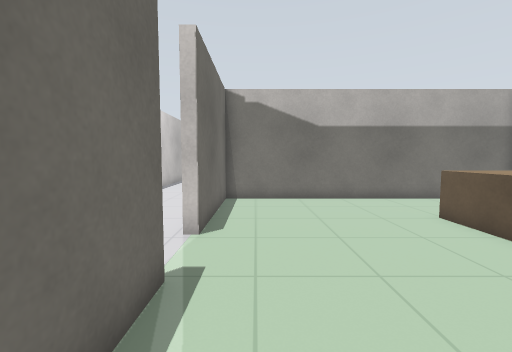
View 1 (above)

24 first-person views from a walk through a Gazebo world. The camera is 0.94 m above the floor, tilts 4° down and sees 90° across. The floor is counted in squares, 0.5 m on a side. Each view is taken from the middle of a square. On the plan, view 1 faces up. The plan holds only what a view shows up to about 15 squares ahead; the rest is blank.

View 2
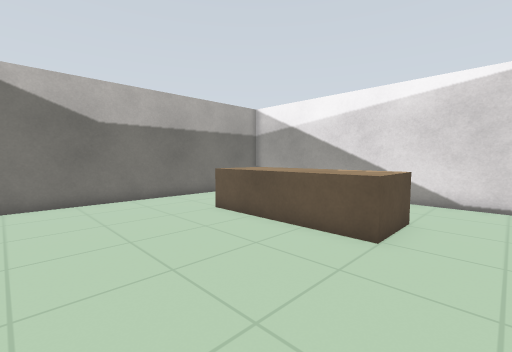

View 3
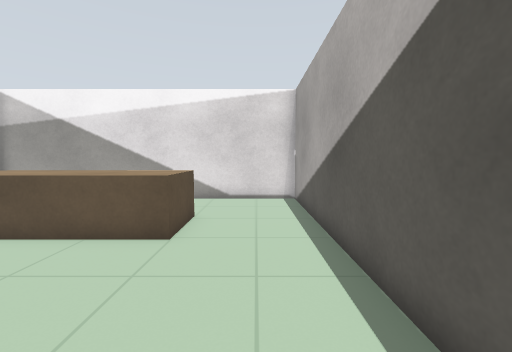

View 4
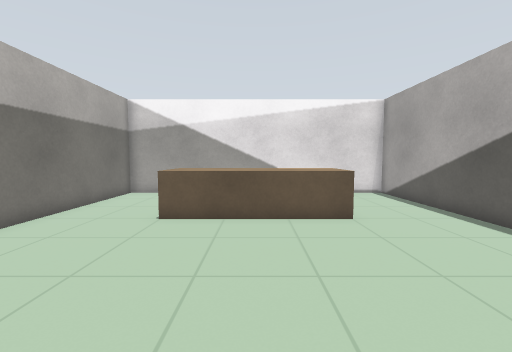

View 5
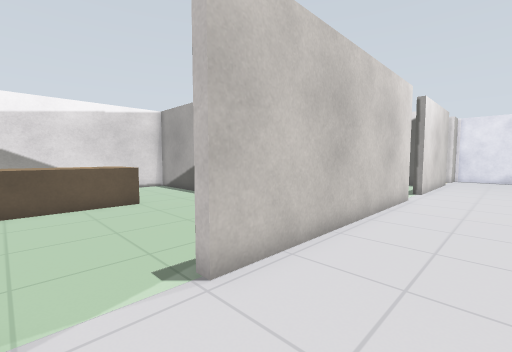

View 6
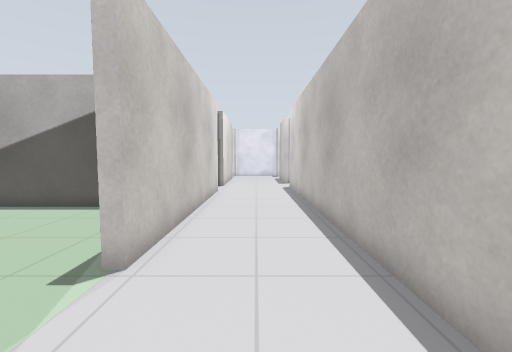

View 7
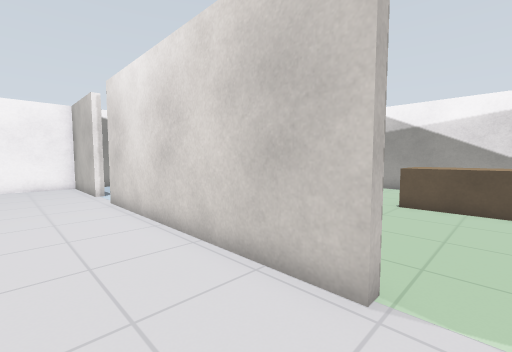

View 8
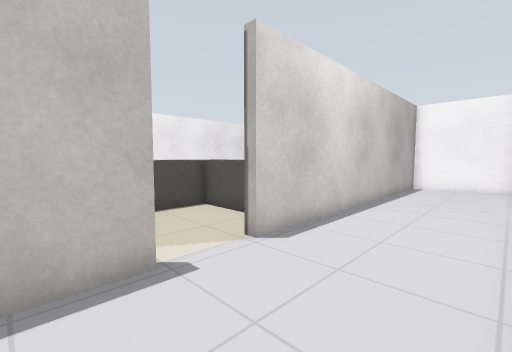

View 9
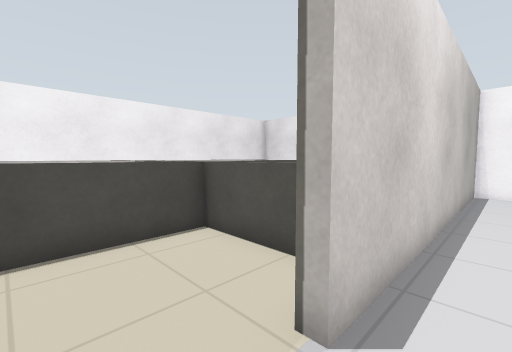

View 10
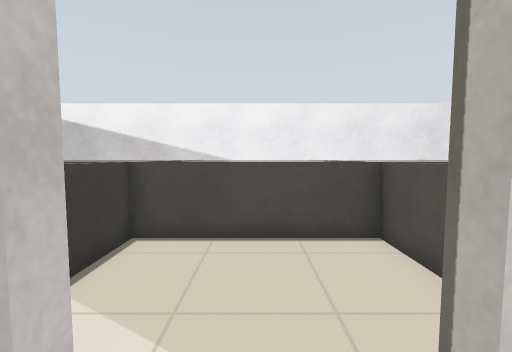

View 11
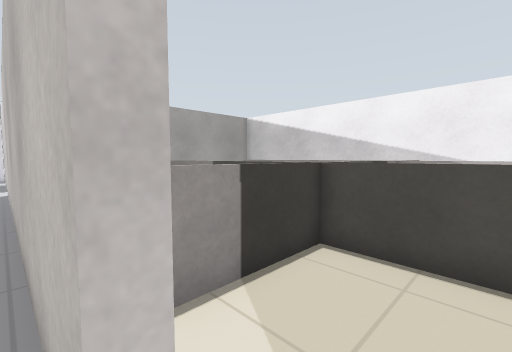

View 12
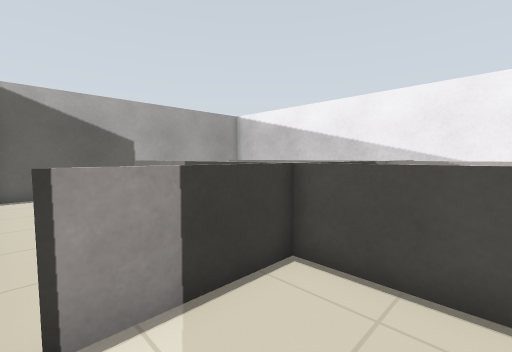

View 13
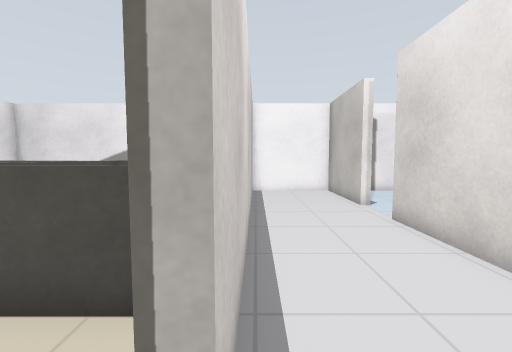

View 14
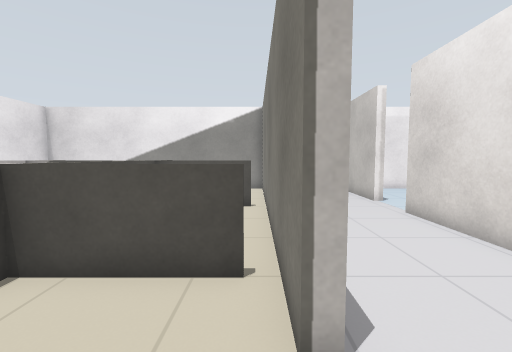

View 15
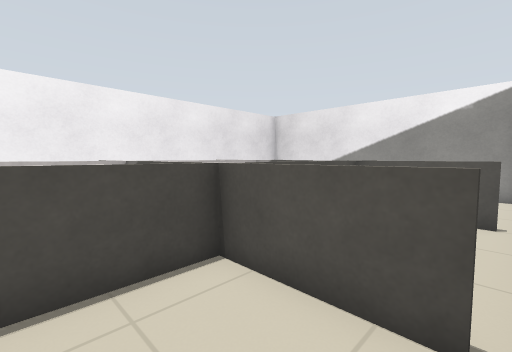

View 16
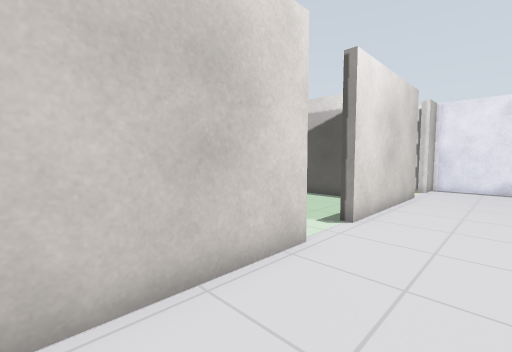

View 17
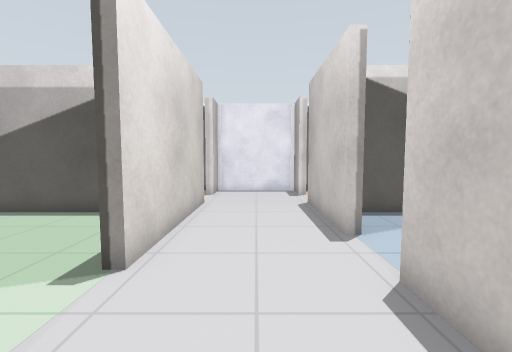

View 18
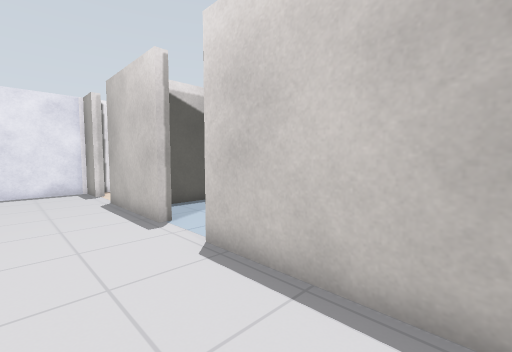

View 19
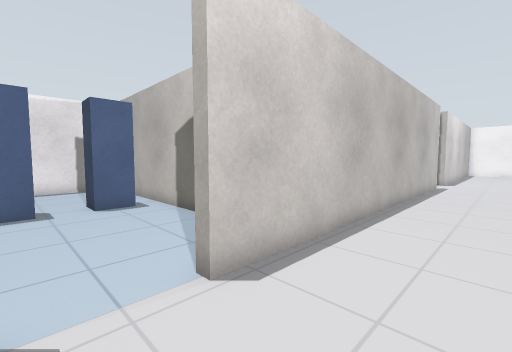

View 20
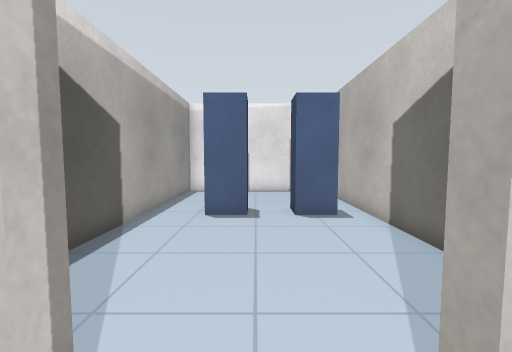

View 21
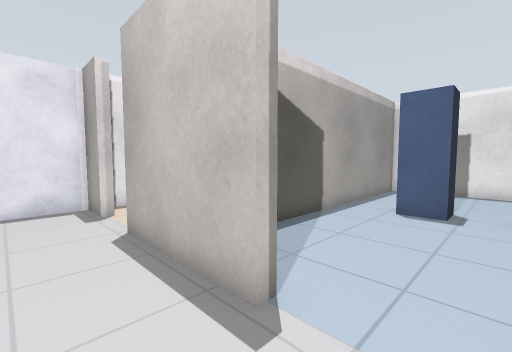

View 22
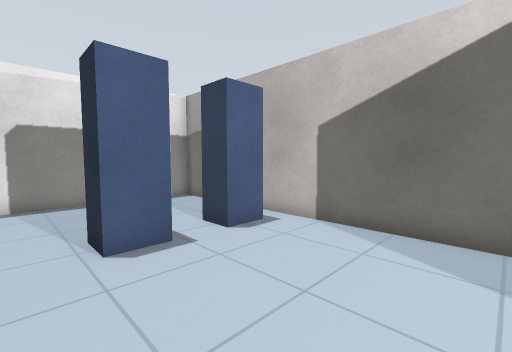

View 23
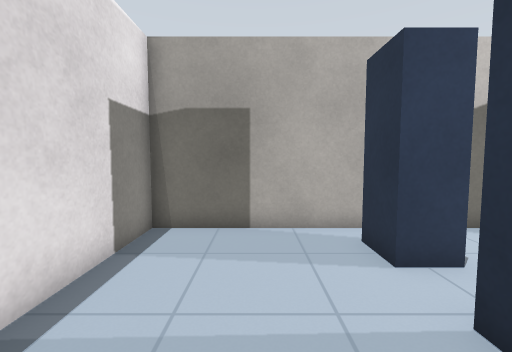

View 24
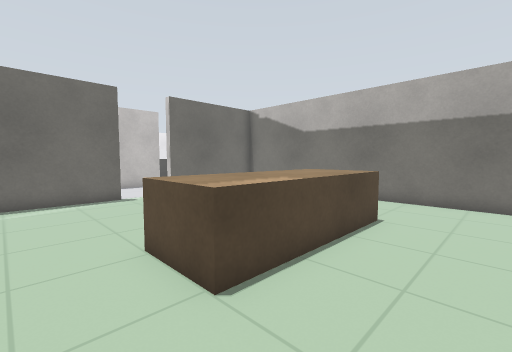

### Floor plan
Ten units are one square. View 1 is at (0, 0); x grows to the right and y downward. Boxes are objects, and circles mark ways between rooms. Rooms are numbered by the first view taken in them; rooms with no view inside come last. Other rooms are left out.
<svg viewBox="-203 -243 326 446">
<path fill="none" stroke="#000" d="M-18 -38 -14 -38 -14 1M16 18 118 18 118 -119 -14 -119 -14 -62 -18 -62M-18 69 -18 -38M-66 112 -62 112 -62 159M-18 159 -18 92M-66 182 -62 182 -62 198 -18 198 -18 182M-76 198 -69 198M-62 -66 -62 88 -66 88M-18 -192 -18 -238 -62 -238 -62 -102 -66 -102M-66 -78 -62 -78 -62 -66M-18 -62 -18 -169M-79 62 -198 62 -198 138 -76 138M-66 -102 -66 -119M-71 -119 -109 -119 -109 -61 -71 -61"/>
<rect x="55" y="-85" width="30" height="70" fill="#bbb"><title>brown box</title></rect>
<rect x="-155" y="95" width="30" height="30" fill="#bbb"><title>blue box</title></rect>
<rect x="-155" y="65" width="30" height="30" fill="#bbb"><title>blue box</title></rect>
<circle cx="-15" cy="-50" r="3" fill="#2a7"/>
<circle cx="-40" cy="-70" r="3" fill="#2a7"/>
<circle cx="-65" cy="100" r="3" fill="#2a7"/>
<circle cx="-65" cy="-90" r="3" fill="#2a7"/>
<text x="50" y="-50">1</text>
<text x="-40" y="70">2</text>
<text x="-40" y="-140">3</text>
<text x="-140" y="100">4</text>
<text x="-90" y="-90">5</text>
</svg>
Room 1 opens to room 2. Room 2 opens to room 3. Room 2 opens to room 4. Room 3 opens to room 5.

Where each view was taken, in squares from view 1:
view 1: 0 up, 0 right, facing up
view 2: 0 up, 0 right, facing up-right
view 3: 0 up, 0 right, facing right
view 4: 5 up, 2 left, facing right
view 5: 6 up, 5 left, facing down-right
view 6: 8 up, 4 left, facing down
view 7: 5 up, 5 left, facing up-right
view 8: 6 up, 2 left, facing up-left
view 9: 8 up, 5 left, facing up-left
view 10: 9 up, 5 left, facing left
view 11: 9 up, 6 left, facing down-left
view 12: 9 up, 7 left, facing down-left
view 13: 9 up, 6 left, facing up
view 14: 8 up, 7 left, facing up
view 15: 9 up, 7 left, facing up-left
view 16: 2 down, 5 left, facing down-right
view 17: 5 down, 4 left, facing down
view 18: 4 down, 3 left, facing down-left
view 19: 11 down, 3 left, facing up-left
view 20: 10 down, 5 left, facing left
view 21: 9 down, 4 left, facing down-left
view 22: 13 down, 8 left, facing up-left
view 23: 13 down, 17 left, facing up
view 24: 0 up, 11 right, facing up-left
